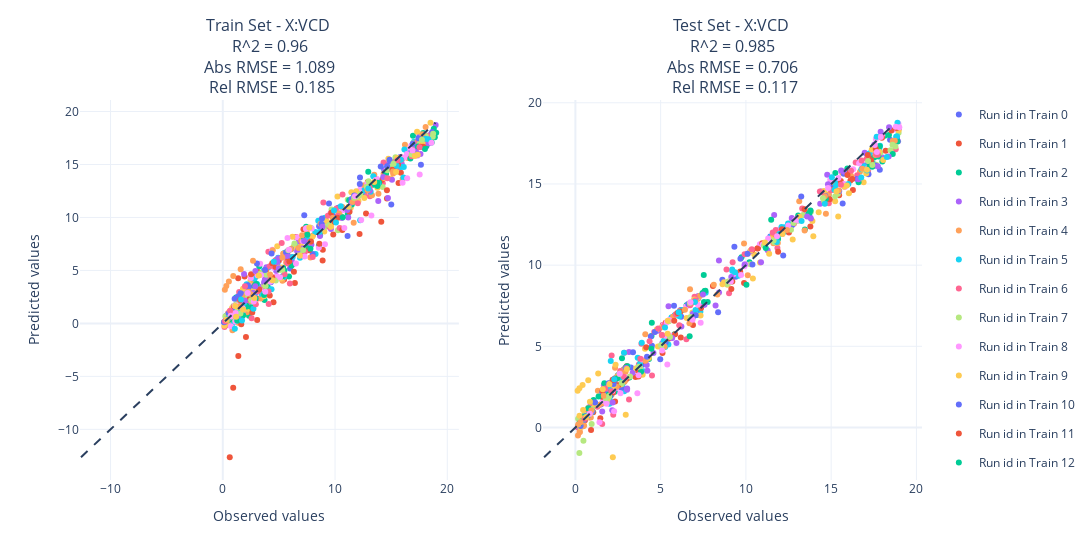
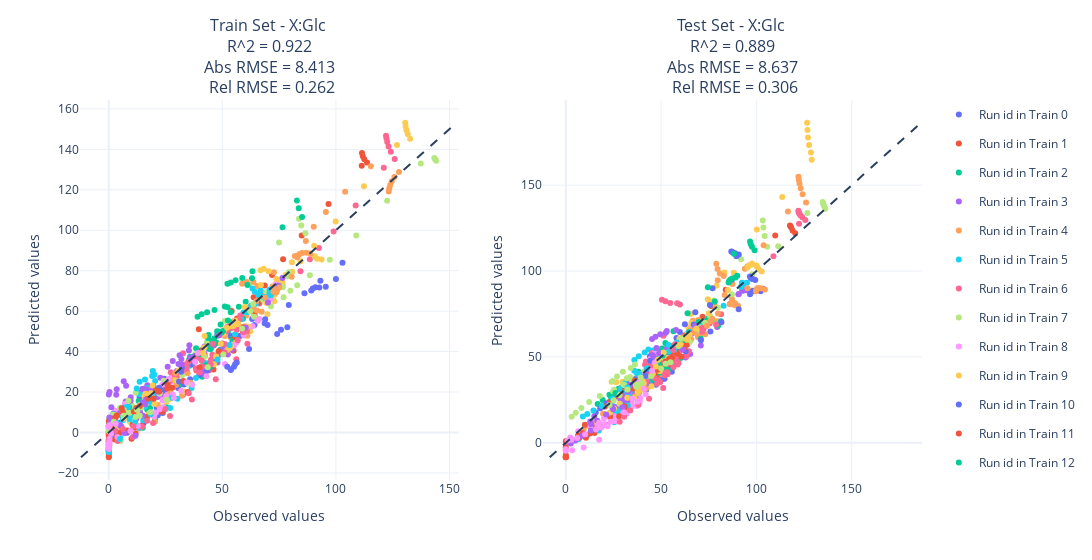
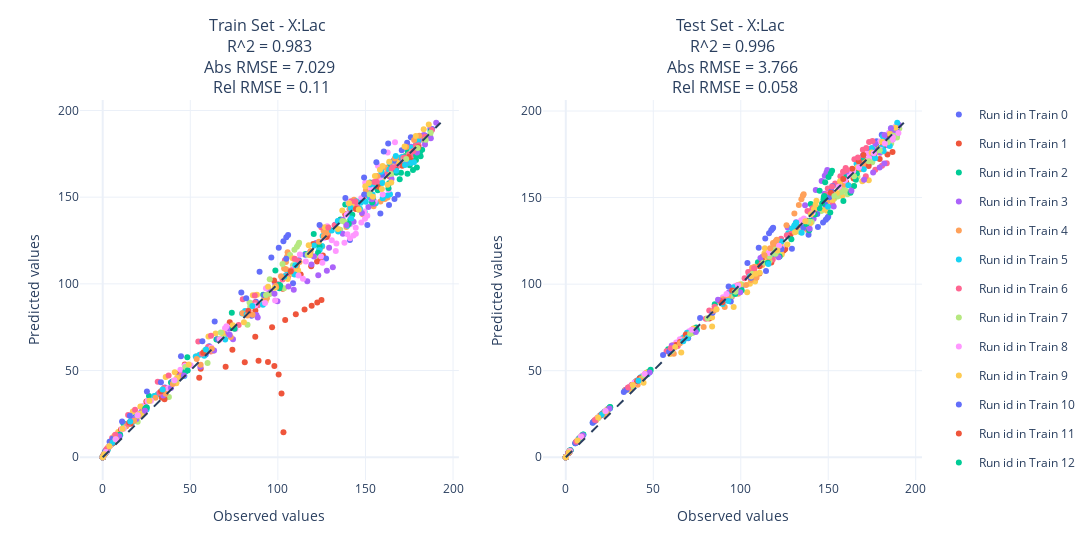
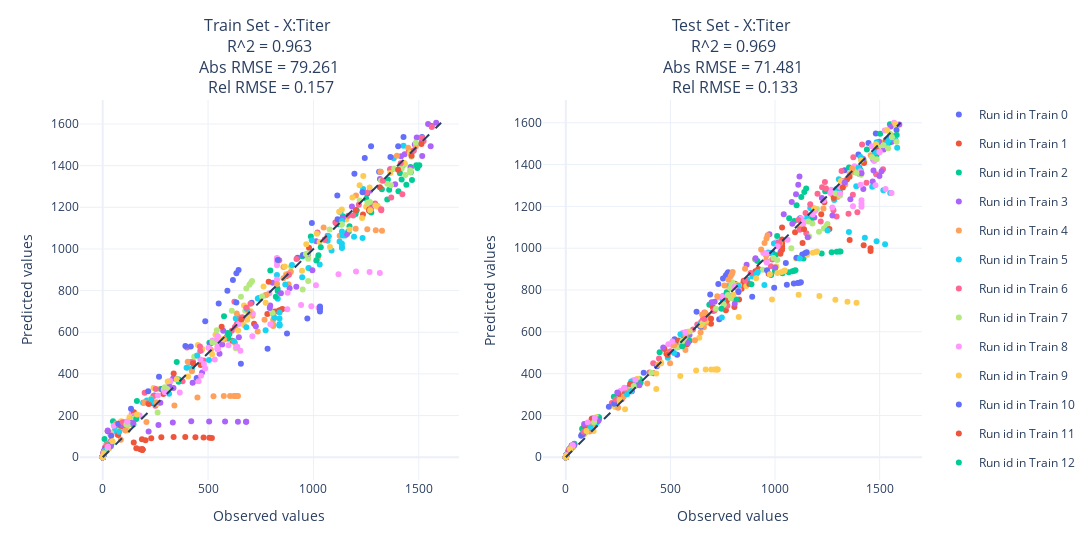

Here is the notebook cell these charts were saved with, in order:
### Code cell
plot_multi_step_gp_model_eval(
    X_trainval,
    X_trainval_pred,
    X_test,
    X_test_pred,
    X_columns=X_columns,
)

plot_relative_rmse_by_variables(
    X_trainval,
    X_trainval_pred,
    X_test,
    X_test_pred,
    X_columns=X_columns,
)
